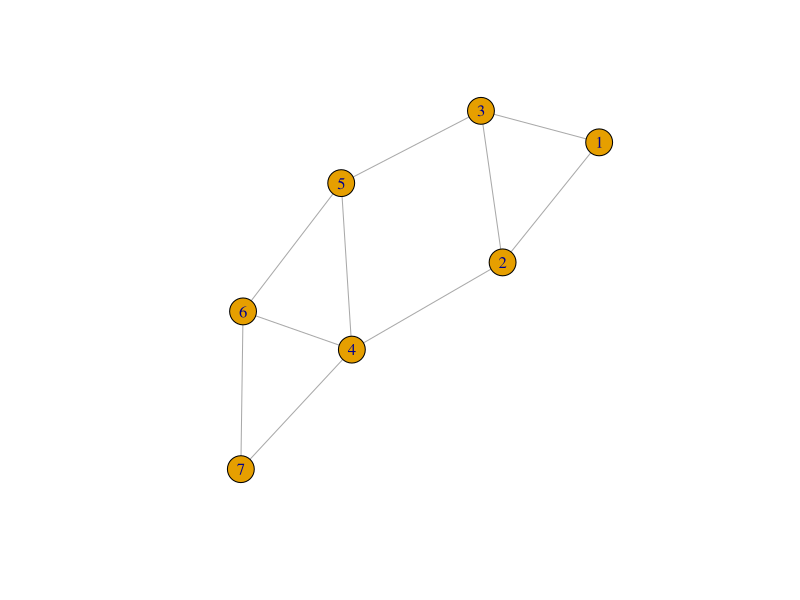
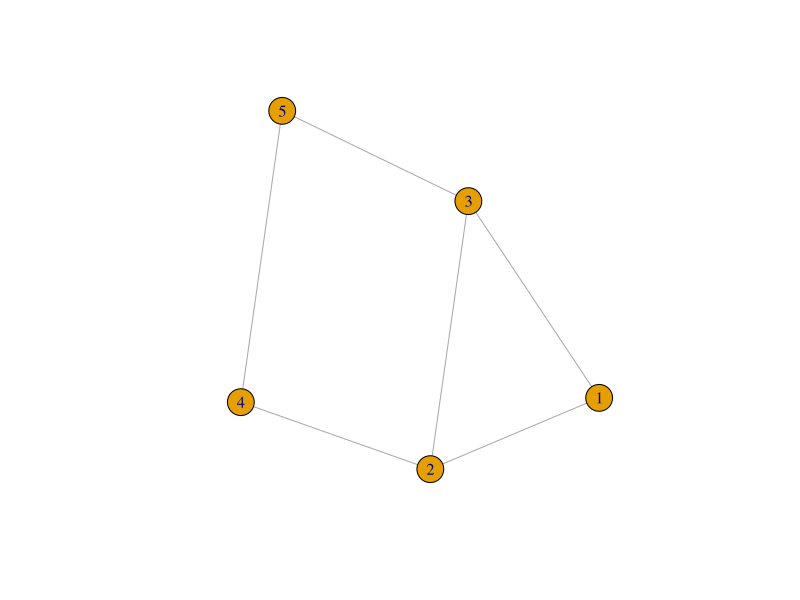
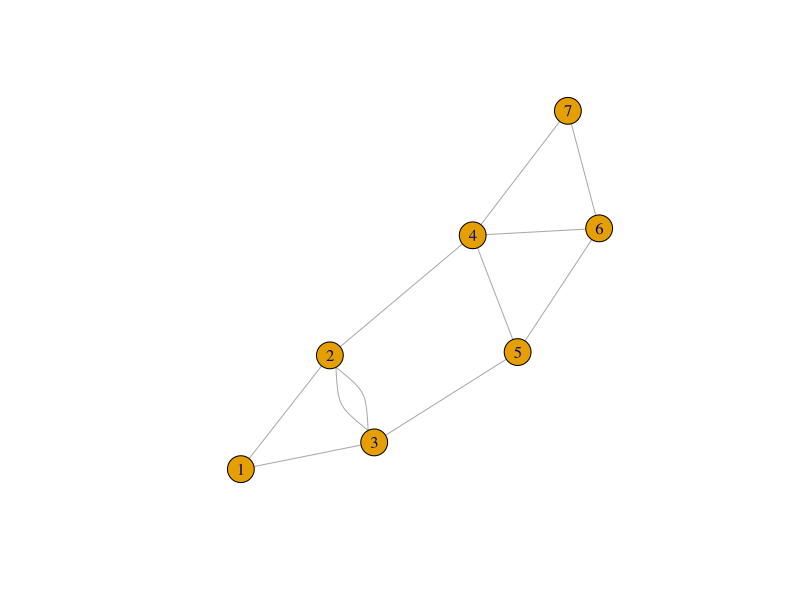
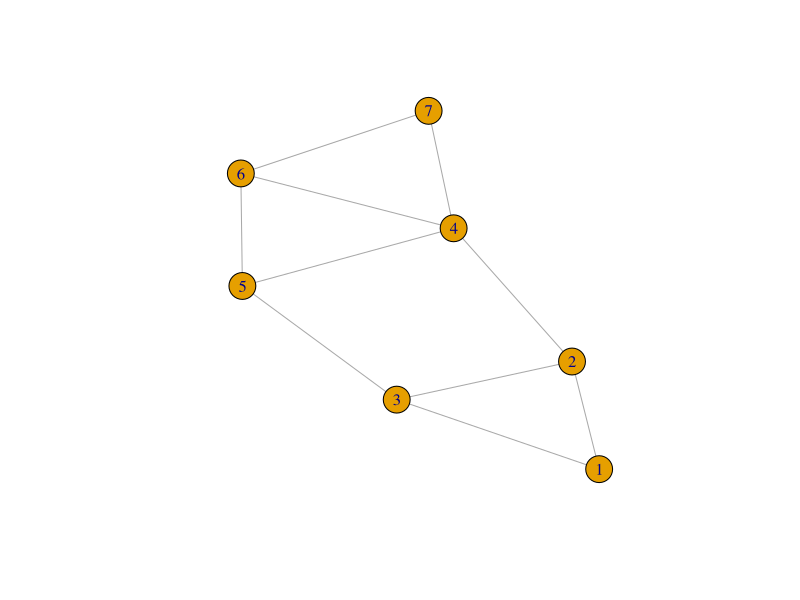
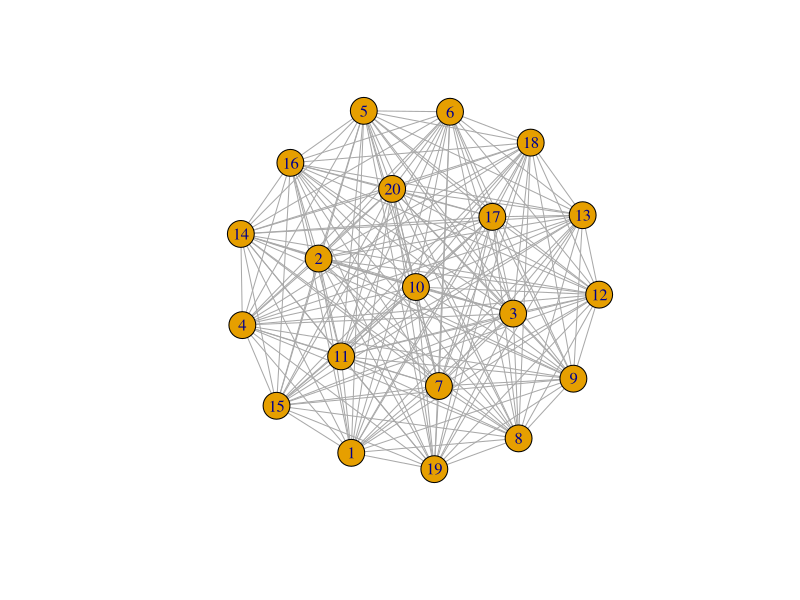
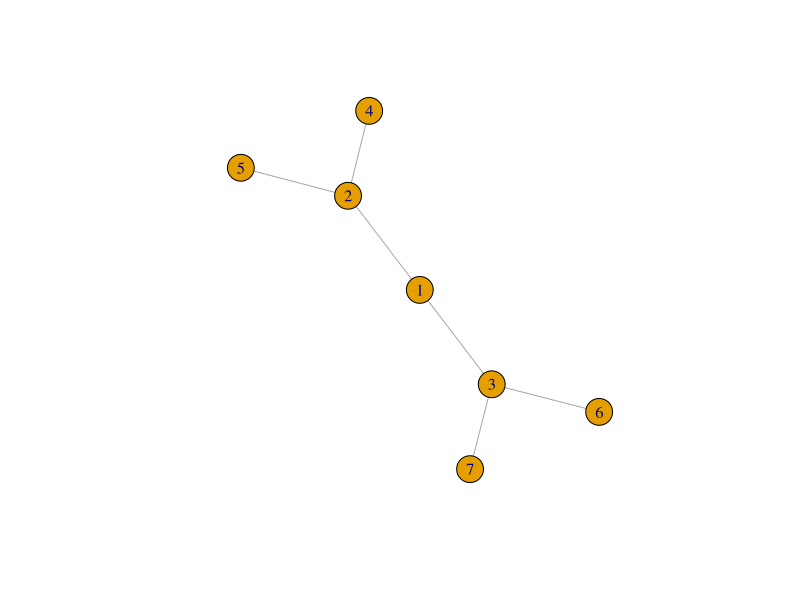
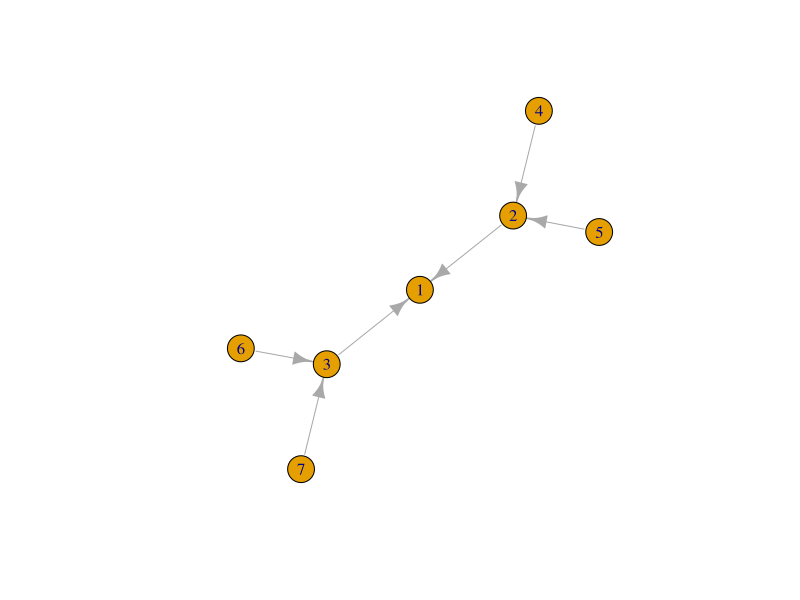

These figures' R source, in order:
library(igraph)

#Graph Basics
g<- graph.formula(1-2, 1-3, 2-3, 2-4, 3-5, 4-5, 4-6, 4-7, 5-6, 6-7)
plot(g)
V(g)
get.adjacency(g)

## Subsetting Graphs
h<-induced.subgraph(g, 1:5)
plot(h)

##Multi-graphs and weighting
mg <- g + edge(2,3)
plot(mg)
is.simple(mg)
str(mg)
E(mg)$weight<-1
wg2<-simplify(mg)
plot(wg2)
degree(wg2)

##special types of graphs
g.full <- graph.full(20)
plot(g.full)
g.tree <- graph.tree(7, children=2, mode="undirected")
g.tree2 <- graph.tree(7, children=2, mode="in")
plot(g.tree)
plot(g.tree2)